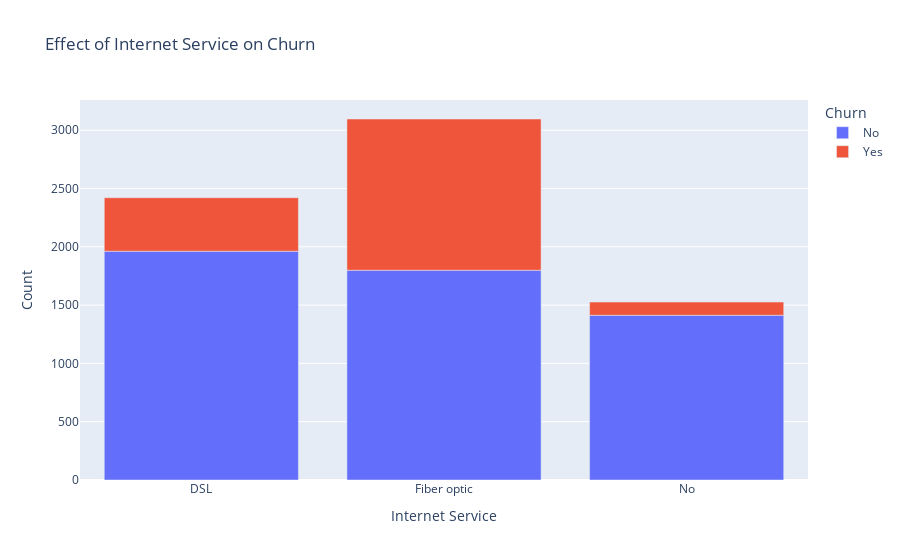

Source (notebook cell):
### Markdown cell above
Multiple Lines does not have a significant effect.

### Code cell
temp = telco_data.groupby(['InternetService', 'Churn']).count()['customerID'].reset_index()
fig = px.bar(temp, x='InternetService', y='customerID', color='Churn'
            , labels={
                     'Churn': 'Churn',
                     'customerID': 'Count',
                     'InternetService': 'Internet Service'
            }
            , title='Effect of Internet Service on Churn')
iplot(fig)

### Figure 1 — Plotly figure (JSON) as saved in the notebook; plotly's stock layout.template omitted (floating-point values rounded to 4 significant figures)
{"data": [{"alignmentgroup": "True", "hovertemplate": "Churn=No<br>Internet Service=%{x}<br>Count=%{y}<extra></extra>", "legendgroup": "No", "marker": {"color": "#636efa", "pattern": {"shape": ""}}, "name": "No", "offsetgroup": "No", "orientation": "v", "showlegend": true, "textposition": "auto", "type": "bar", "x": ["DSL", "Fiber optic", "No"], "xaxis": "x", "y": [1962, 1799, 1413], "yaxis": "y"}, {"alignmentgroup": "True", "hovertemplate": "Churn=Yes<br>Internet Service=%{x}<br>Count=%{y}<extra></extra>", "legendgroup": "Yes", "marker": {"color": "#EF553B", "pattern": {"shape": ""}}, "name": "Yes", "offsetgroup": "Yes", "orientation": "v", "showlegend": true, "textposition": "auto", "type": "bar", "x": ["DSL", "Fiber optic", "No"], "xaxis": "x", "y": [459, 1297, 113], "yaxis": "y"}], "layout": {"barmode": "relative", "legend": {"title": {"text": "Churn"}, "tracegroupgap": 0}, "title": {"text": "Effect of Internet Service on Churn"}, "xaxis": {"anchor": "y", "domain": [0, 1], "title": {"text": "Internet Service"}}, "yaxis": {"anchor": "x", "domain": [0, 1], "title": {"text": "Count"}}}}
